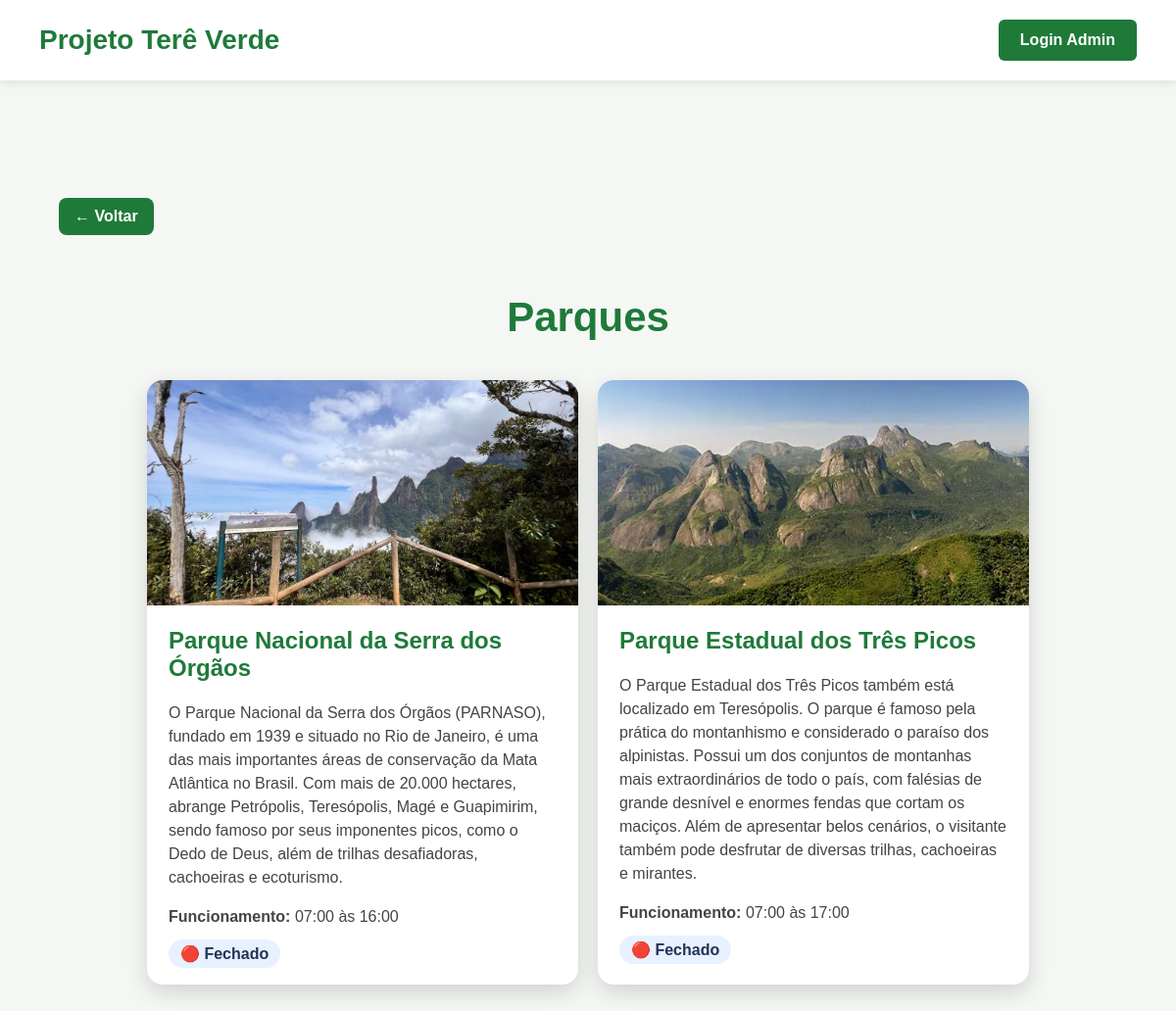
Page /parks-page/ on the committed database.
### core/models.py (models this page shows, shortened)
class Park(models.Model):
    name = models.CharField("Nome", max_length=100)
    description = models.TextField("Descrição")
    image = models.ImageField("Imagem", upload_to='parks/', blank=True, null=True)
    class Meta:
        verbose_name = "Parque"
        verbose_name_plural = "Parques"

class Availability(models.Model):
    park = models.ForeignKey(Park, on_delete=models.CASCADE, verbose_name="Parque")
    open_time = models.TimeField("Horário de abertura")
    close_time = models.TimeField("Horário de fechamento")
    is_open = models.BooleanField("Funcionamento ativo", default=True)
    def currently_open(self):
        if not self.is_open:
            return False
        current_time = timezone.localtime().time()
        return self.open_time <= current_time <= self.close_time
    class Meta:
        verbose_name = "Funcionamento"
        verbose_name_plural = "Funcionamentos"

### core/views.py (the view)
# urls.py: path('parks-page/', parks_view),
def parks_view(request):
    parks = Park.objects.all()
    for park in parks:
        park.availability = Availability.objects.filter(park=park).first()
    return render(request, 'core/parks.html', {'parks': parks})

### core/templates/core/parks.html
{% extends 'core/base.html' %}
{% block body_class %}default-page{% endblock %}
{% block content %}
<section class="list-page">
    <a href="/" class="back-home">← Voltar</a>
    <h1>Parques</h1>
    <div class="cards-grid">
        {% for park in parks %}
            <a class="info-card card-link" href="/parks-page/{{ park.id }}/">
                {% if park.image %}
                    <img src="{{ park.image.url }}" alt="{{ park.name }}">
                {% endif %}
                <div class="card-body">
                    <h2>{{ park.name }}</h2>
                    <p>{{ park.description }}</p>
                    {% if park.availability %}
                        <p>
                            <strong>Funcionamento:</strong>
                            {{ park.availability.open_time }} às {{ park.availability.close_time }}
                        </p>
                        {% if park.availability.currently_open %}
                            <span class="tag open">🟢 Aberto</span>
                        {% else %}
                            <span class="tag closed">🔴 Fechado</span>
                        {% endif %}
                    {% else %}
                        <span class="tag closed">Horário não informado</span>
                    {% endif %}
                </div>
            </a>
        {% endfor %}
    </div>
</section>
{% endblock %}

### core/templates/core/base.html (shortened to what this page needs)
{% load static %}
<!DOCTYPE html>
<html>
<head>
</head>
<body class="{% block body_class %}{% endblock %}">
    <header>
        <div class="logo"> Projeto Terê Verde</div>
        <a class="admin-login" href="/admin/">Login Admin</a>
    </header>
    {% block content %}
    {% endblock %}
</body>
</html>

### core/templates/core/base.html (style rules this page uses)
body { font-family: Arial, sans-serif; margin: 0; padding: 0; }
header { position: absolute; top: 0; left: 0; width: 100%; z-index: 10; display: flex; justify-content: space-between; align-items: center; padding: 20px 40px; box-sizing: border-box; }
.default-page header { position: relative; background-color: white; color: #1f7a3a; box-shadow: 0 2px 10px rgba(0,0,0,0.1); }
.logo { font-size: 26px; font-weight: bold; }
.admin-login { background-color: #1f7a3a; color: white; padding: 10px 16px; border-radius: 8px; text-decoration: none; font-weight: bold; }
.logo { font-size: 28px; font-weight: bold; }
.admin-login { color: white; text-decoration: none; font-weight: bold; background-color: #1f7a3a; padding: 12px 22px; border-radius: 6px; }
.list-page { background: #f5f7f5; min-height: 100vh; padding: 120px 60px 60px; }
.list-page h1 { text-align: center; color: #1f7a3a; font-size: 42px; margin-bottom: 40px; }
.cards-grid { display: grid; grid-template-columns: repeat(auto-fit, minmax(280px, 1fr)); gap: 30px; }
.info-card { background: white; border-radius: 16px; overflow: hidden; box-shadow: 0 8px 22px rgba(0,0,0,0.15); text-decoration: none; color: inherit; display: block; }
.info-card img { width: 100%; height: 230px; object-fit: cover; display: block; }
.card-body { padding: 22px; }
.card-body h2 { color: #1f7a3a; margin-top: 0; }
.card-body p { color: #444; line-height: 1.5; }
.card-link { text-decoration: none; color: inherit; }
.tag { background: #e8f1ff; color: #235; padding: 6px 12px; border-radius: 999px; font-weight: bold; }
.back-home { display: inline-block; margin-bottom: 25px; text-decoration: none; font-weight: bold; color: white; background-color: #1f7a3a; padding: 10px 16px; border-radius: 8px; }
.cards-grid { display: grid; grid-template-columns: repeat(auto-fit, minmax(320px, 1fr)); gap: 20px; max-width: 900px; margin: 0 auto; }
.cards-grid { display: grid; grid-template-columns: repeat(auto-fit, minmax(350px, 1fr)); gap: 20px; max-width: 900px; margin: 0 auto; }

### rows in the picture
Park: image (picture), name "Parque Nacional da Serra dos Órgãos", description "O Parque Nacional da Serra dos Órgãos (PARNASO), fundado em 1939 e situado no Rio de Janeiro, é uma das mais importantes áreas de conservação da Mata Atlântica no Brasil. Com mais de 20.000 hectares, abrange Petrópolis, Teresópolis, Magé e Guapimirim, sendo famoso por seus imponentes picos, como o Dedo de Deus, além de trilhas desafiadoras, cachoeiras e ecoturismo.", availability.open_time "07:00", availability.close_time "16:00", shows "🔴 Fechado"
Park: image (picture), name "Parque Estadual dos Três Picos", description "O Parque Estadual dos Três Picos também está localizado em Teresópolis. O parque é famoso pela prática do montanhismo e considerado o paraíso dos alpinistas. Possui um dos conjuntos de montanhas mais extraordinários de todo o país, com falésias de grande desnível e enormes fendas que cortam os maciços. Além de apresentar belos cenários, o visitante também pode desfrutar de diversas trilhas, cachoeiras e mirantes.", availability.open_time "07:00", availability.close_time "17:00", shows "🔴 Fechado"
